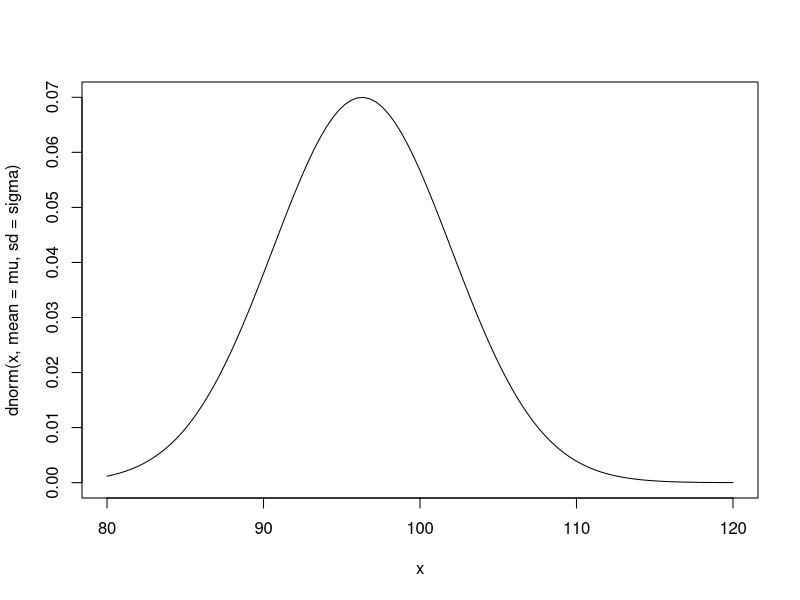
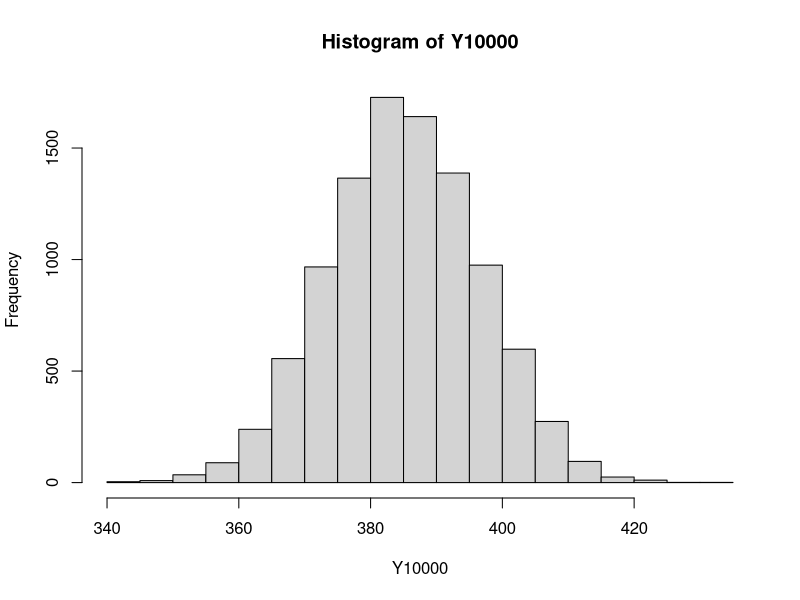

Recreate these plots in R, in order. (Note: this script raises an error after producing the figures.)
#Ej 1

  #a
mu <- 96.3
sigma <- 5.7

curve(dnorm(x, mean = mu, sd = sigma), xlim=c(80,120))

rnorm(1,mu, sigma)
pnorm(90, mu, sigma)
  #b
#set.seed(123)
#muestra aleatoria de tamaño 4
Y <- function(i)(sum(rnorm(4,mu, sigma)))
Y(1)
Y10000 <- sapply(1:10000,Y)
hist(Y10000)
mean(Y10000)

4*mu
#varianza suma muestral
4*sigma^2
var(Y1000)

###
hist(Y10000)

  #c)
1-pnorm(103, mu, sigma)

  #d)
Xbar <- function(i)(mean(rnorm(4,mu, sigma)))
Xbar10000 <- sapply(1:10000,Xbar)
mean(Xbar10000<98)

pnorm(98, mu, sigma/sqrt(4))

  #e) usando 32 y no 98

Ssq <- function(i)(var(rnorm(100,mu, sigma))) #hacemos la grafica de todas las varianzas posibles
Ssq100000 <- sapply(1:10000,Ssq)
hist(Ssq100000)
mean(Ssq100000>32) #estimacion
#exactitud-> teorema de normalizacion, usamos la formula de F(x) de esta conversion
1-pchisq((100-1)*32/sigma^2, 100-1)
hist(Ssq100000*(100-1)/sigma^2, prob=TRUE)
curve(dchisq(x, 100-1), add= TRUE, col='red')
